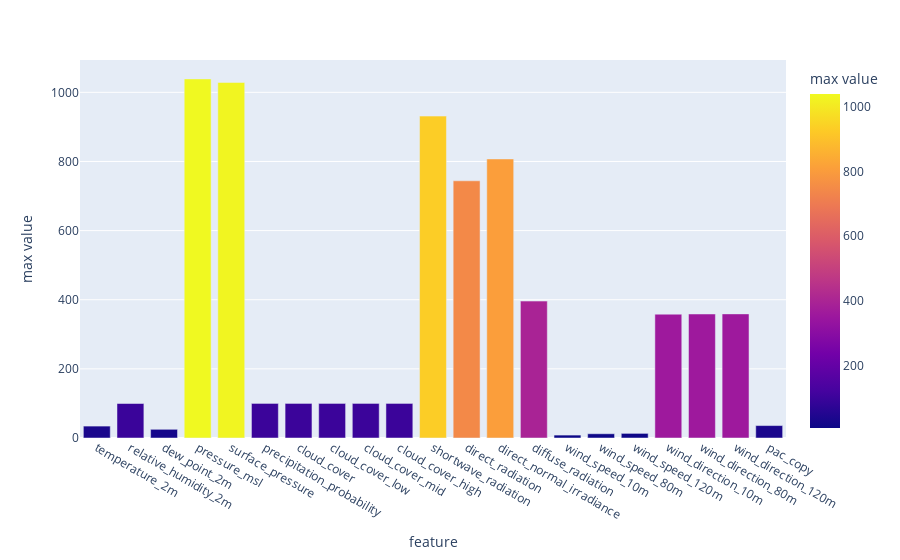

Notebook code cell kept with this figure:
### Code cell
fig = px.bar(maxval, x='feature', y='max value',color='max value')
fig.show()

### Figure 1 — Plotly figure (JSON) as saved in the notebook; plotly's stock layout.template omitted (floating-point values rounded to 4 significant figures)
{"data": [{"hovertemplate": "feature=%{x}<br>max value=%{marker.color}<extra></extra>", "legendgroup": "", "marker": {"color": [34.46, 99.81, 25.15, 1039.0, 1029.0, 100.0, 100.0, 100.0, 100.0, 100.0, 931.3, 744.1, 807.3, 396.1, 8.424, 12.29, 13.34, 358.2, 358.8, 359.1, 35.95], "coloraxis": "coloraxis", "pattern": {"shape": ""}}, "name": "", "orientation": "v", "showlegend": false, "textposition": "auto", "type": "bar", "x": ["temperature_2m", "relative_humidity_2m", "dew_point_2m", "pressure_msl", "surface_pressure", "precipitation_probability", "cloud_cover", "cloud_cover_low", "cloud_cover_mid", "cloud_cover_high", "shortwave_radiation", "direct_radiation", "direct_normal_irradiance", "diffuse_radiation", "wind_speed_10m", "wind_speed_80m", "wind_speed_120m", "wind_direction_10m", "wind_direction_80m", "wind_direction_120m", "pac_copy"], "xaxis": "x", "y": [34.46, 99.81, 25.15, 1039.0, 1029.0, 100.0, 100.0, 100.0, 100.0, 100.0, 931.3, 744.1, 807.3, 396.1, 8.424, 12.29, 13.34, 358.2, 358.8, 359.1, 35.95], "yaxis": "y"}], "layout": {"barmode": "relative", "coloraxis": {"colorbar": {"title": {"text": "max value"}}, "colorscale": [[0, "#0d0887"], [0.1111, "#46039f"], [0.2222, "#7201a8"], [0.3333, "#9c179e"], [0.4444, "#bd3786"], [0.5556, "#d8576b"], [0.6667, "#ed7953"], [0.7778, "#fb9f3a"], [0.8889, "#fdca26"], [1, "#f0f921"]]}, "legend": {"tracegroupgap": 0}, "margin": {"t": 60}, "xaxis": {"anchor": "y", "domain": [0, 1], "title": {"text": "feature"}}, "yaxis": {"anchor": "x", "domain": [0, 1], "title": {"text": "max value"}}}}
